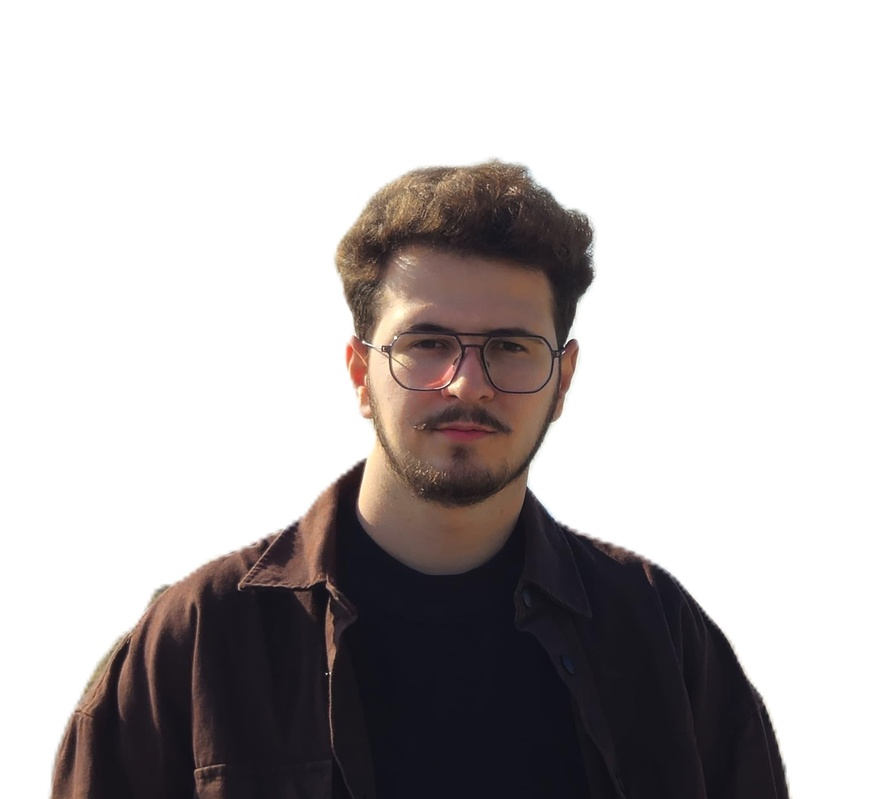
%> input picture Histogram Germe 22430070032-Kemal Alper AKDENİZ/kemalalper.jpg, 883 x 799 px, shrunk from 2067 x 1870 before the run
$ octave histogram_stretching.m   (GNU Octave 9; MATLAB toolbox functions it lacks are replaced by stand-ins)
%> lines starting %> are read from the running program, lines starting %| are printed output that depends on the picture

%% RGB Görüntü Üzerinde Histogram Stretching

clc; clear; close all;

% Görüntüyü oku
img = imread('kemalalper.jpg');
%> img is the input picture: size 799x883x3 uint8; mean R, G, B 189.1, 184.9, 185.1
img = im2double(img); % 0-1 aralığına ölçekle
%> img: size 799x883x3 double

% R, G, B kanallarını ayır
R = img(:,:,1);
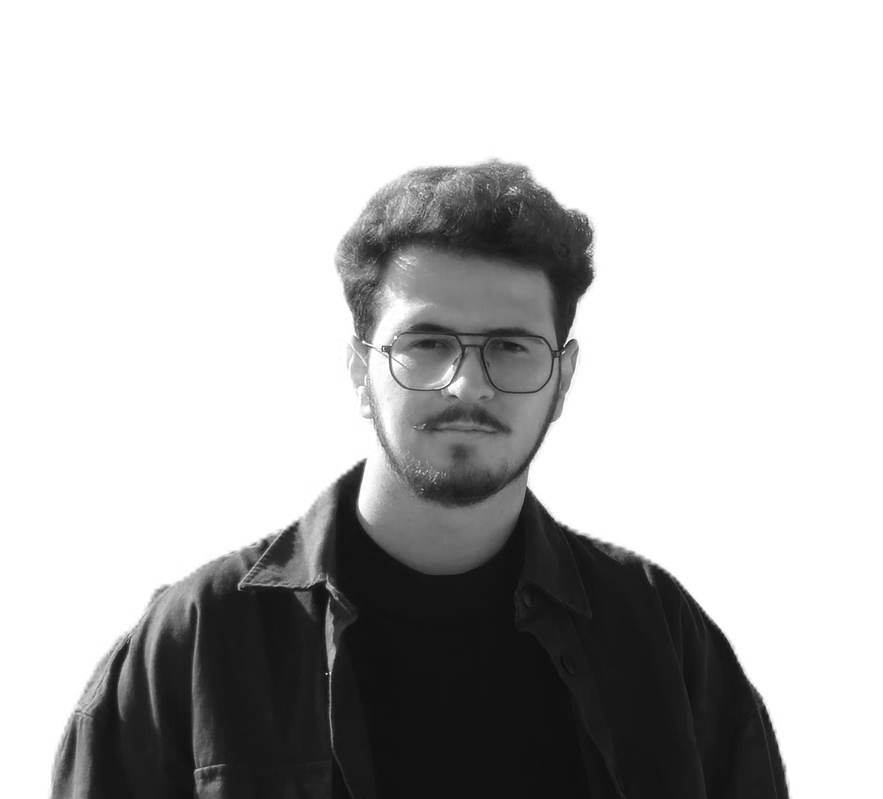
%> R: size 799x883 double; min 0.0431, max 1, mean 0.742
G = img(:,:,2);
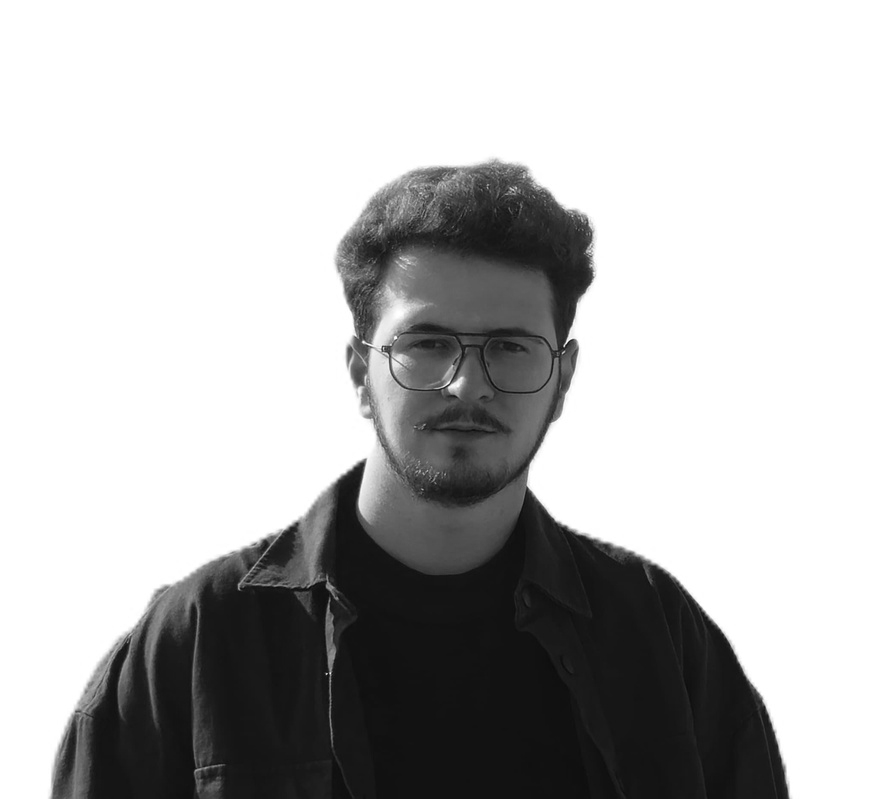
%> G: size 799x883 double; min 0.0353, max 1, mean 0.725
B = img(:,:,3);
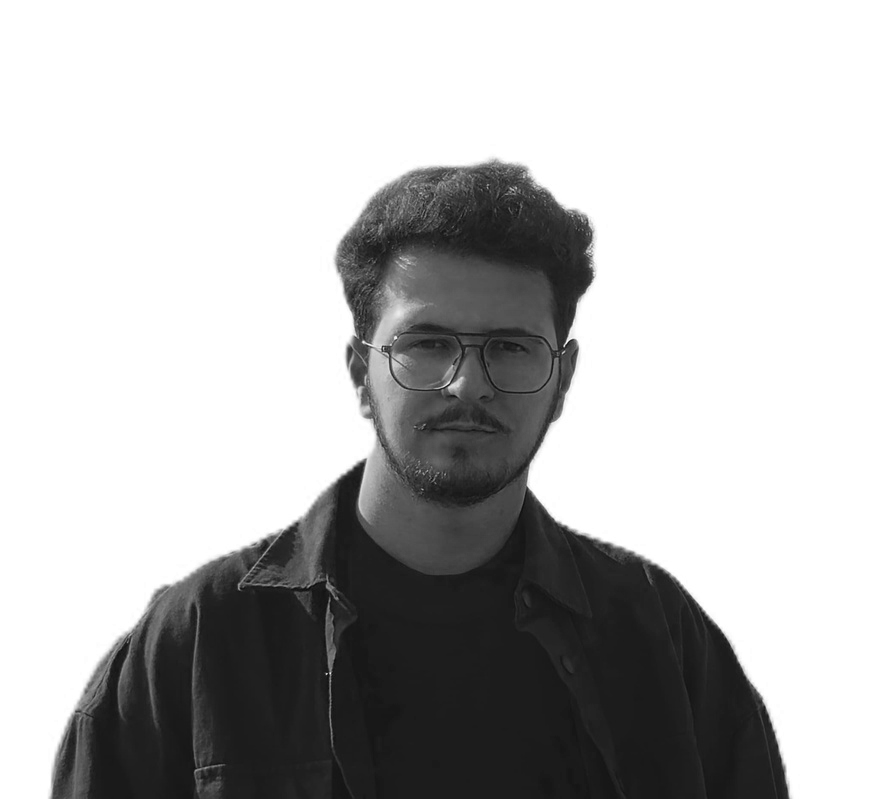
%> B: size 799x883 double; min 0.0392, max 1, mean 0.726

% Stretching fonksiyonu (manuel)
stretch_channel = @(channel) (channel - min(channel(:))) / (max(channel(:)) - min(channel(:)));

% Her kanalı ger
R_stretched = stretch_channel(R);
G_stretched = stretch_channel(G);
B_stretched = stretch_channel(B);

% Yeni görüntüyü oluştur
stretched_img = cat(3, R_stretched, G_stretched, B_stretched);

% Karşılaştırma için MATLAB imadjust kullanalım (her kanal ayrı)
R_adj = imadjust(R);
G_adj = imadjust(G);
B_adj = imadjust(B);
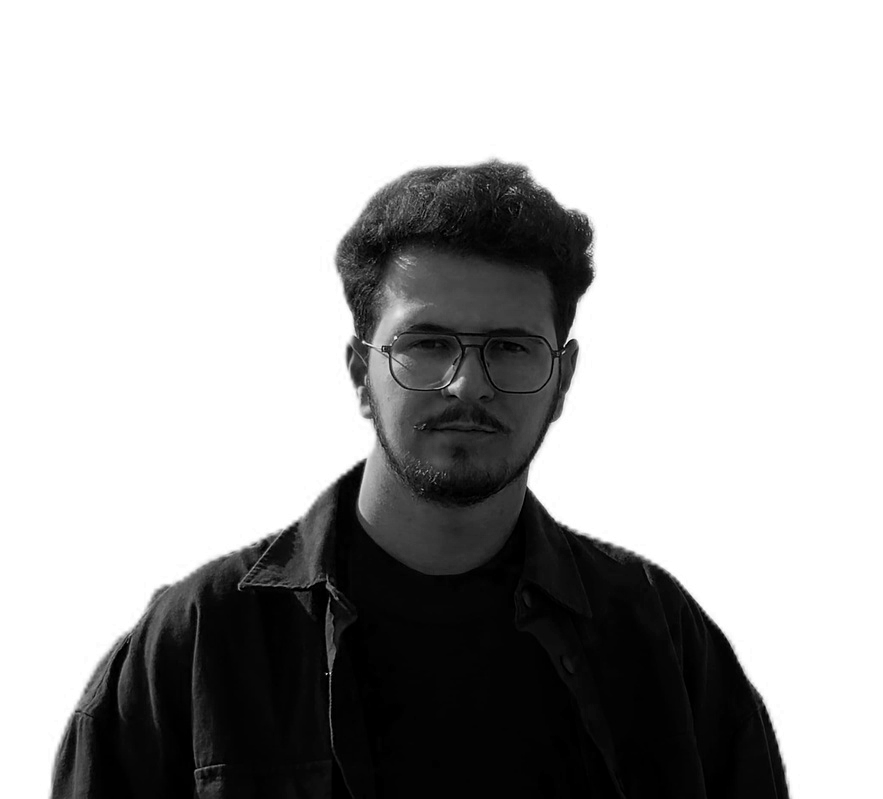
%> B_adj: size 799x883 double; min 0, max 1, mean 0.696
adjusted_img = cat(3, R_adj, G_adj, B_adj);
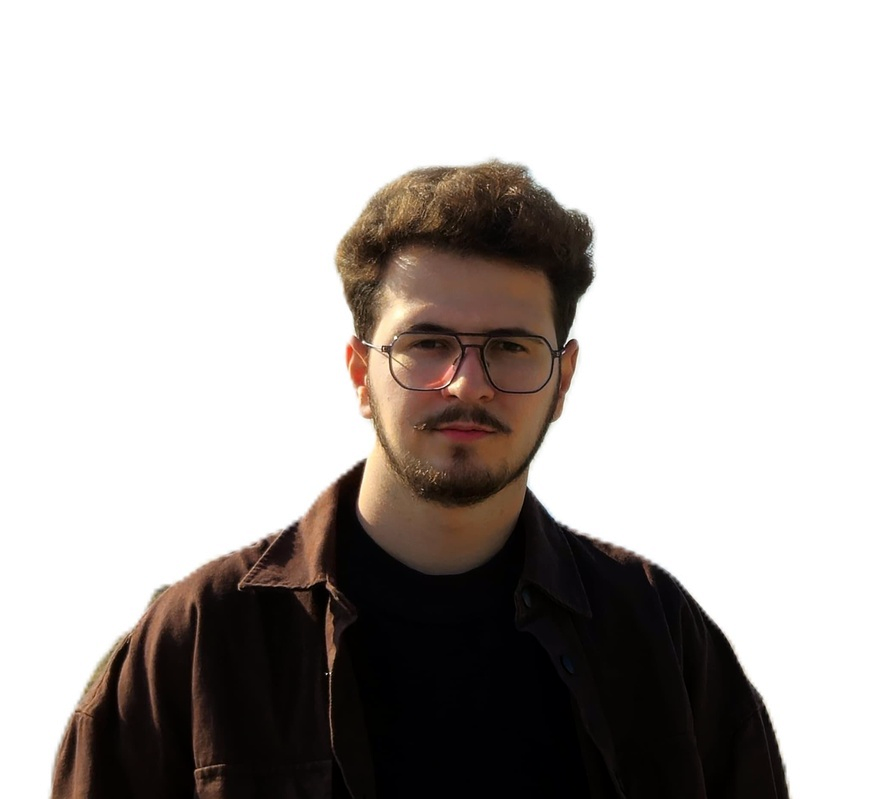
%> adjusted_img: size 799x883x3 double; mean R, G, B 0.723, 0.706, 0.696

% Sonuçları göster
figure;
subplot(1,3,1); imshow(img); title('Orijinal Görüntü');
subplot(1,3,2); imshow(stretched_img); title('Histogram Stretching (Kendi Kodun)');
subplot(1,3,3); imshow(adjusted_img); title('imadjust ile Gerilmiş');

% Histogramları da göster (isteğe bağlı)
figure;
subplot(3,2,1); imhist(R); title('R - Orijinal');
subplot(3,2,2); imhist(R_stretched); title('R - Stretched');
subplot(3,2,3); imhist(G); title('G - Orijinal');
subplot(3,2,4); imhist(G_stretched); title('G - Stretched');
subplot(3,2,5); imhist(B); title('B - Orijinal');
subplot(3,2,6); imhist(B_stretched); title('B - Stretched');
%> after `title('B - Stretched')`:
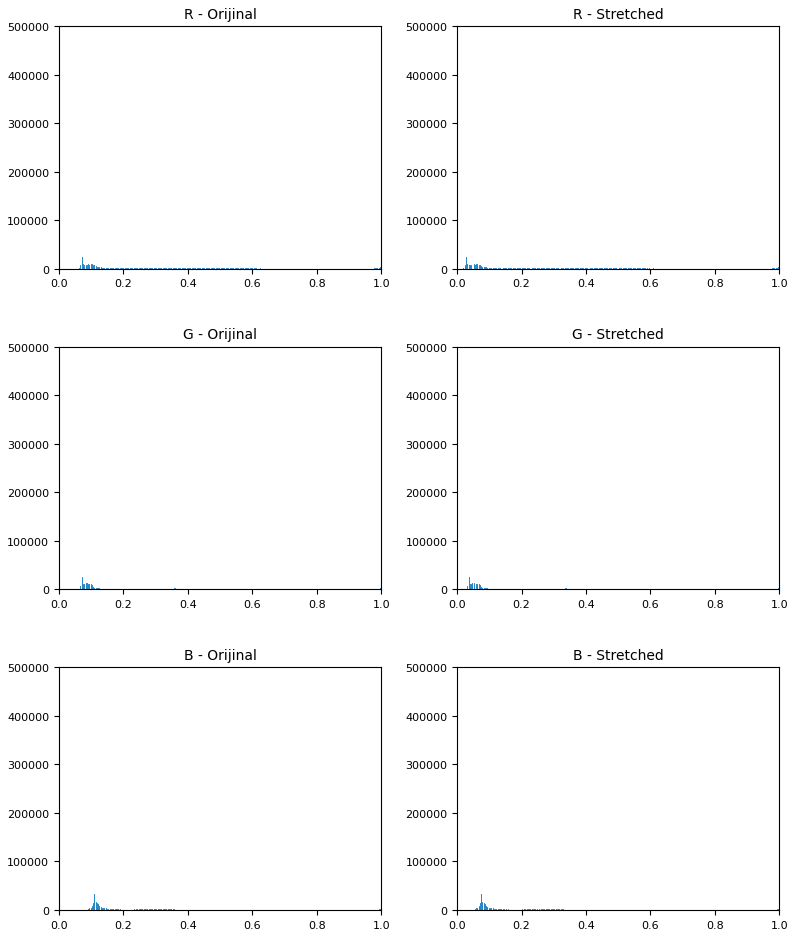
%> figure redrawn from the program's plot data, 6 panels; panel 1: highest point at x = 1, y = 455600; panel 3: highest point at x = 1, y = 455302; panel 5: highest point at x = 1, y = 454461
